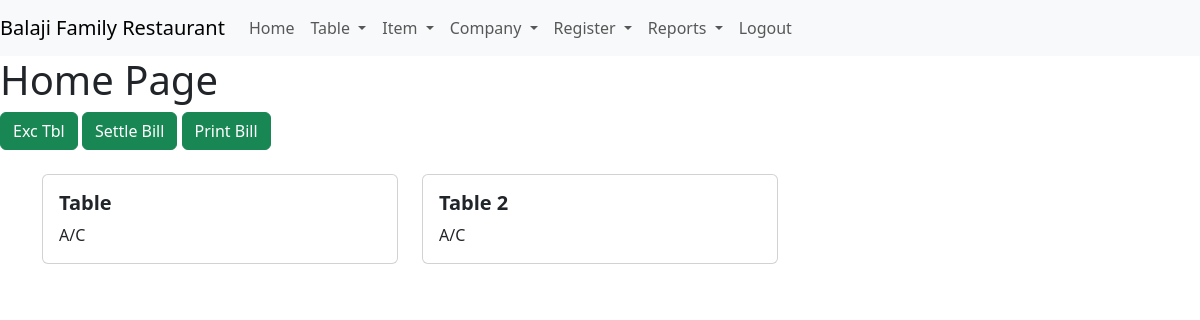
/admin_home, run on the app's committed database.
### food_app/models.py (models this page shows)
class AddTable(models.Model):
    Table_name=models.CharField(max_length=50,null=True)
    Category=models.CharField(max_length=50,null=True)

### food_app/views.py (the view)
# urls.py: path('admin_home',views.admin_home,name='admin_home'),
def admin_home(request):
    tdata = AddTable.objects.all()
    saved_table_name = request.GET.get('table', None)  # Extract from URL parameter
    stored_tables = [item.table_name for item in ItemOrder.objects.all()]  # List of stored table names
    return render(request, 'admin_home.html', {'tdata': tdata, 'saved_table_name': saved_table_name, 'stored_tables': stored_tables})

### food_app/templates/admin_home.html (shortened to what this page needs)
{% load static %}
<!DOCTYPE html>
<html lang="en">
<head>
    <link href="https://cdn.jsdelivr.net/npm/bootstrap@5.3.3/dist/css/bootstrap.min.css" rel="stylesheet">
</head>
<body>
<nav class="navbar navbar-expand-lg navbar-light bg-light">
  <a class="navbar-brand" href="#">Balaji Family Restaurant</a>
  <div class="collapse navbar-collapse" id="navbarNavDropdown">
    <ul class="navbar-nav">
    <li class="nav-item active">
        <a class="nav-link" href="{% url 'admin_home' %}">Home</a>
      </li>
      <li class="nav-item dropdown">
        <a class="nav-link dropdown-toggle" href="#" id="navbarDropdownMenuLink" role="button" data-bs-toggle="dropdown" aria-expanded="false">
          Table
        </a>
      </li>
      <li class="nav-item dropdown">
        <a class="nav-link dropdown-toggle" href="#" id="navbarDropdownMenuLink" role="button" data-bs-toggle="dropdown" aria-expanded="false">
          Item
        </a>
      </li>
      <li class="nav-item dropdown">
        <a class="nav-link dropdown-toggle" href="#" id="navbarDropdownMenuLink" role="button" data-bs-toggle="dropdown" aria-expanded="false">
          Company
        </a>
      </li>
        <li class="nav-item dropdown">
        <a class="nav-link dropdown-toggle" href="#" id="navbarDropdownMenuLink" role="button" data-bs-toggle="dropdown" aria-expanded="false">
          Register
        </a>
      </li>
        <li class="nav-item dropdown">
        <a class="nav-link dropdown-toggle" href="#" id="navbarDropdownMenuLink" role="button" data-bs-toggle="dropdown" aria-expanded="false">
          Reports
        </a>
      </li>
      <li class="nav-item active">
        <a class="nav-link" href="{% url 'index' %}">Logout</a>
      </li>
    </ul>
  </div>
</nav>
<h1>Home Page</h1>
<a href="{% url 'exchange_tbl' %}" class="btn btn-success">Exc Tbl</a>
<a href="{% url 'settle_table' %}" class="btn btn-success">Settle Bill</a>
<a href="{% url 'print_table' %}" class="btn btn-success">Print Bill</a>
<div class="container mt-4">
    <div class="row">
        {% for table in tdata %}
        <div class="col-md-4">
            <div class="card mb-4 table-card {% if table.Table_name == saved_table_name %}selected{% elif table.Table_name in stored_tables %}stored{% endif %}" onclick="selectTable('{{ table.Table_name }}')">
                <div class="card-body">
                    <h5 class="card-title"><strong>{{ table.Table_name }}</strong></h5>
                    <p class="card-text">{{ table.Category }}</p>
                </div>
            </div>
        </div>
        {% endfor %}
    </div>
</div>
</body>
</html>

### food_app/templates/admin_home.html (style rules this page uses)
.table-card { cursor: pointer; transition: background-color 0.3s, transform 0.3s; }

### data on the page
AddTable: Table_name "Table", Category "A/C"
AddTable: Table_name "Table 2", Category "A/C"
